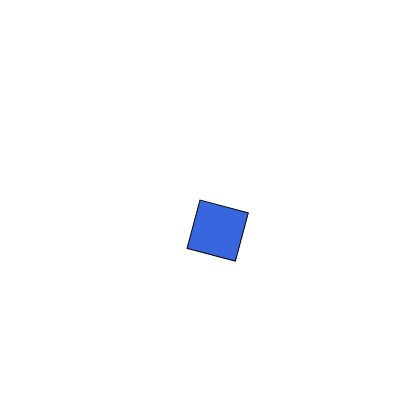
Frame 1 (no input)
Frame 60 (no input): identical to frame 1, image omitted
Frame 120 (the mouse pressed at the canvas centre since frame 60): identical to frame 1, image omitted

The p5.js sketch that drew this single still picture (run headless with seeded random() and noise() and a simulated clock; from frame 60 on, the mouse is pressed at the canvas centre):

// p5.js sketch
// ── sketch.js
function setup(){
    createCanvas(400,400);
}

function draw() {
    background(255);

    // move center grid point (x:0, y:0)
    // to the center of the canvas
    translate( 200, 200 );

    // rotate the grid by 15°
    rotate( radians(15) );

    // draw a rectangle at (x:50, y:50)
    // in relation to the grid transformations
    fill( 'rgba(5, 64, 214, 0.8)' );
    rect( 0, 0, 50, 50 );
}
